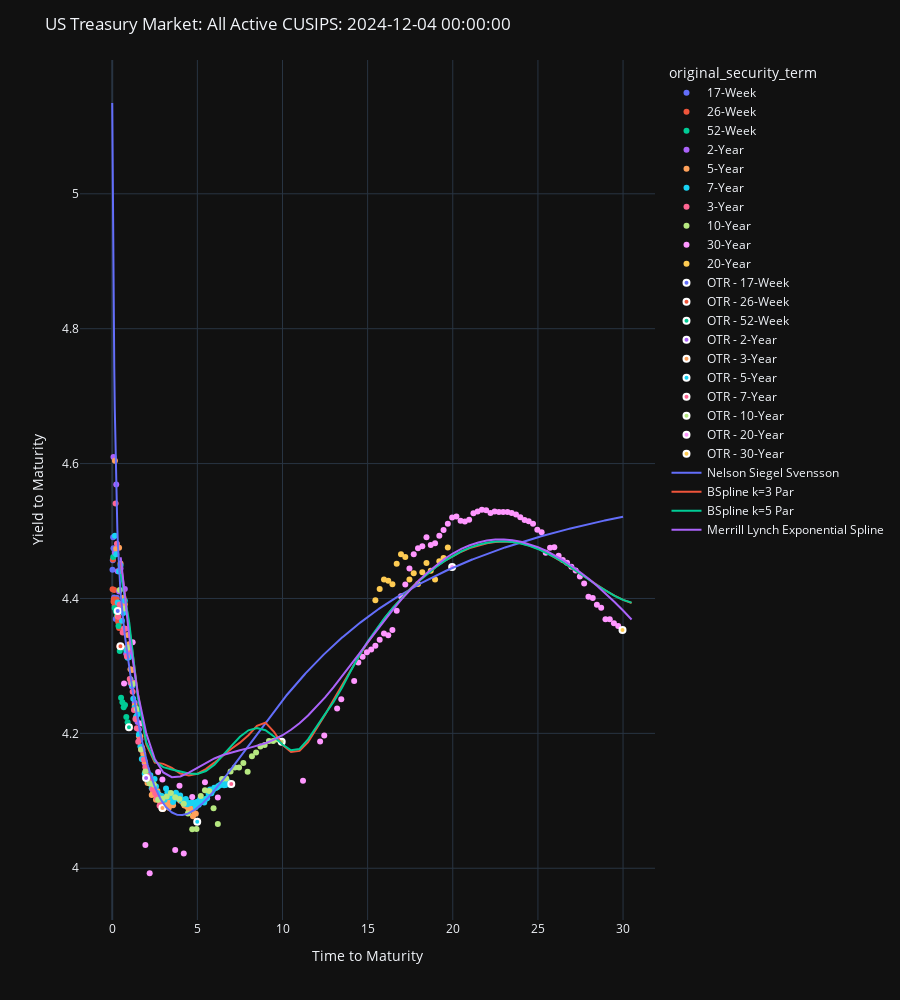

Notebook code cell kept with this figure:
### Code cell
plot_usts(
    curve_set_df=curve_set_df,
    ttm_col="time_to_maturity",
    ytm_col=f"eod_yield",
    hover_data=[
        "issue_date",
        "maturity_date",
        "cusip",
        "original_security_term",
        "ust_label",
        f"eod_price",
        "free_float",
    ],
    zero_curves=[(nss_func, "Nelson Siegel Svensson")],
    par_curves=[
        (fitted_bspline_k3, "BSpline k=3 Par"),
        (fitted_bspline_k5, "BSpline k=5 Par"),
        (mles_func, "Merrill Lynch Exponential Spline", True), # mles_func isnt a scipy-like func so enable True flag
    ],
    plot_par_model_residuals=True,
    title=f"US Treasury Market: All Active CUSIPS: {as_of_date}",
)

### Figure 1 — Plotly figure (JSON) as saved in the notebook; plotly's stock layout.template omitted (floating-point values rounded to 4 significant figures; data arrays with more than 128 entries replaced by an {"elided": "..."} marker saying what was removed)
{"data": [{"customdata": [["2024-11-12T00:00:00", "2024-12-10T00:00:00", "912797MN4", "17-Week", "nan% Dec-24", 99.94, 245700000.0], ["2024-11-19T00:00:00", "2024-12-17T00:00:00", "912797MP9", "17-Week", "nan% Dec-24", 99.85, 245700000.0], ["2024-11-26T00:00:00", "2024-12-24T00:00:00", "912797MQ7", "17-Week", "nan% Dec-24", 99.76, 245700000.0], ["2024-12-03T00:00:00", "2024-12-31T00:00:00", "912797MR5", "17-Week", "nan% Dec-24", 99.68, 200400000.0], ["2024-11-12T00:00:00", "2025-01-07T00:00:00", "912797MW4", "17-Week", "nan% Jan-25", 99.6, 150400000.0], ["2024-11-19T00:00:00", "2025-01-14T00:00:00", "912797MX2", "17-Week", "nan% Jan-25", 99.51, 150500000.0], ["2024-11-26T00:00:00", "2025-01-21T00:00:00", "912797MY0", "17-Week", "nan% Jan-25", 99.43, 150500000.0], ["2024-12-03T00:00:00", "2025-01-28T00:00:00", "912797MZ7", "17-Week", "nan% Jan-25", 99.35, 62200000.0], ["2024-10-08T00:00:00", "2025-02-04T00:00:00", "912797NF0", "17-Week", "nan% Feb-25", 99.26, 64200000.0], ["2024-10-15T00:00:00", "2025-02-11T00:00:00", "912797NG8", "17-Week", "nan% Feb-25", 99.18, 64210000.0], ["2024-10-22T00:00:00", "2025-02-18T00:00:00", "912797NH6", "17-Week", "nan% Feb-25", 99.1, 64200000.0], ["2024-10-29T00:00:00", "2025-02-25T00:00:00", "912797NJ2", "17-Week", "nan% Feb-25", 99.01, 64180000.0], ["2024-11-05T00:00:00", "2025-03-04T00:00:00", "912797NK9", "17-Week", "nan% Mar-25", 98.93, 64180000.0], ["2024-11-12T00:00:00", "2025-03-11T00:00:00", "912797NQ6", "17-Week", "nan% Mar-25", 98.84, 64190000.0], ["2024-11-19T00:00:00", "2025-03-18T00:00:00", "912797NR4", "17-Week", "nan% Mar-25", 98.76, 64190000.0], ["2024-11-26T00:00:00", "2025-03-25T00:00:00", "912797NS2", "17-Week", "nan% Mar-25", 98.68, 64190000.0]], "hovertemplate": "original_security_term=%{customdata[3]}<br>time_to_maturity=%{x}<br>eod_yield=%{y}<br>issue_date=%{customdata[0]}<br>maturity_date=%{customdata[1]}<br>cusip=%{customdata[2]}<br>ust_label=%{customdata[4]}<br>eod_price=%{customdata[5]}<br>free_float=%{customdata[6]}<extra></extra>", "legendgroup": "17-Week", "marker": {"color": "#636efa", "symbol": "circle"}, "mode": "markers", "name": "17-Week", "orientation": "v", "showlegend": true, "type": "scatter", "x": [0.01644, 0.03562, 0.05479, 0.07397, 0.09315, 0.1123, 0.1315, 0.1507, 0.1699, 0.189, 0.2082, 0.2274, 0.2466, 0.2658, 0.2849, 0.3041], "xaxis": "x", "y": [4.443, 4.457, 4.491, 4.474, 4.398, 4.401, 4.395, 4.389, 4.392, 4.396, 4.369, 4.394, 4.387, 4.401, 4.384, 4.388], "yaxis": "y"}, {"customdata": [["2024-09-12T00:00:00", "2024-12-12T00:00:00", "912797LP0", "26-Week", "nan% Dec-24", 99.91, 228400000.0], ["2024-09-19T00:00:00", "2024-12-19T00:00:00", "912797LQ8", "26-Week", "nan% Dec-24", 99.83, 226600000.0], ["2024-10-03T00:00:00", "2025-01-02T00:00:00", "912797LR6", "26-Week", "nan% Jan-25", 99.66, 238200000.0], ["2024-10-10T00:00:00", "2025-01-09T00:00:00", "912797LX3", "26-Week", "nan% Jan-25", 99.57, 239400000.0], ["2024-10-17T00:00:00", "2025-01-16T00:00:00", "912797LY1", "26-Week", "nan% Jan-25", 99.49, 160000000.0], ["2024-10-31T00:00:00", "2025-01-30T00:00:00", "912797LZ8", "26-Week", "nan% Jan-25", 99.32, 166400000.0], ["2024-11-07T00:00:00", "2025-02-06T00:00:00", "912797MJ3", "26-Week", "nan% Feb-25", 99.24, 163000000.0], ["2024-11-14T00:00:00", "2025-02-13T00:00:00", "912797MK0", "26-Week", "nan% Feb-25", 99.15, 164800000.0], ["2024-11-29T00:00:00", "2025-02-27T00:00:00", "912797ML8", "26-Week", "nan% Feb-25", 98.99, 161500000.0], ["2024-09-05T00:00:00", "2025-03-06T00:00:00", "912797MM6", "26-Week", "nan% Mar-25", 98.9, 70790000.0], ["2024-09-12T00:00:00", "2025-03-13T00:00:00", "912797MT1", "26-Week", "nan% Mar-25", 98.82, 70850000.0], ["2024-09-26T00:00:00", "2025-03-27T00:00:00", "912797MU8", "26-Week", "nan% Mar-25", 98.66, 70910000.0], ["2024-10-03T00:00:00", "2025-04-03T00:00:00", "912797MV6", "26-Week", "nan% Apr-25", 98.58, 76480000.0], ["2024-10-10T00:00:00", "2025-04-10T00:00:00", "912797NB9", "26-Week", "nan% Apr-25", 98.5, 75930000.0], ["2024-10-24T00:00:00", "2025-04-24T00:00:00", "912797NC7", "26-Week", "nan% Apr-25", 98.33, 76040000.0], ["2024-10-31T00:00:00", "2025-05-01T00:00:00", "912797ND5", "26-Week", "nan% May-25", 98.25, 79300000.0], ["2024-11-07T00:00:00", "2025-05-08T00:00:00", "912797NE3", "26-Week", "nan% May-25", 98.18, 77680000.0], ["2024-11-21T00:00:00", "2025-05-22T00:00:00", "912797NM5", "26-Week", "nan% May-25", 98.02, 77240000.0]], "hovertemplate": "original_security_term=%{customdata[3]}<br>time_to_maturity=%{x}<br>eod_yield=%{y}<br>issue_date=%{customdata[0]}<br>maturity_date=%{customdata[1]}<br>cusip=%{customdata[2]}<br>ust_label=%{customdata[4]}<br>eod_price=%{customdata[5]}<br>free_float=%{customdata[6]}<extra></extra>", "legendgroup": "26-Week", "marker": {"color": "#EF553B", "symbol": "circle"}, "mode": "markers", "name": "26-Week", "orientation": "v", "showlegend": true, "type": "scatter", "x": [0.02192, 0.0411, 0.07945, 0.09863, 0.1178, 0.1562, 0.1753, 0.1945, 0.2329, 0.2521, 0.2712, 0.3096, 0.3288, 0.3479, 0.3863, 0.4055, 0.4247, 0.463], "xaxis": "x", "y": [4.414, 4.458, 4.395, 4.399, 4.413, 4.39, 4.394, 4.397, 4.384, 4.398, 4.392, 4.379, 4.372, 4.366, 4.363, 4.356, 4.329, 4.326], "yaxis": "y"}, {"customdata": [["2024-09-26T00:00:00", "2024-12-26T00:00:00", "912796ZV4", "52-Week", "nan% Dec-24", 99.74, 313900000.0], ["2024-10-24T00:00:00", "2025-01-23T00:00:00", "912797JR9", "52-Week", "nan% Jan-25", 99.41, 208100000.0], ["2024-11-21T00:00:00", "2025-02-20T00:00:00", "912797KA4", "52-Week", "nan% Feb-25", 99.07, 211500000.0], ["2024-09-19T00:00:00", "2025-03-20T00:00:00", "912797KJ5", "52-Week", "nan% Mar-25", 98.74, 116300000.0], ["2024-10-17T00:00:00", "2025-04-17T00:00:00", "912797KS5", "52-Week", "nan% Apr-25", 98.42, 125400000.0], ["2024-11-14T00:00:00", "2025-05-15T00:00:00", "912797LB1", "52-Week", "nan% May-25", 98.1, 129100000.0], ["2024-06-13T00:00:00", "2025-06-12T00:00:00", "912797LN5", "52-Week", "nan% Jun-25", 97.82, 46970000.0], ["2024-07-11T00:00:00", "2025-07-10T00:00:00", "912797LW5", "52-Week", "nan% Jul-25", 97.5, 48580000.0], ["2024-08-08T00:00:00", "2025-08-07T00:00:00", "912797MG9", "52-Week", "nan% Aug-25", 97.2, 49680000.0], ["2024-09-05T00:00:00", "2025-09-04T00:00:00", "912797MH7", "52-Week", "nan% Sep-25", 96.88, 46520000.0], ["2024-10-03T00:00:00", "2025-10-02T00:00:00", "912797MS3", "52-Week", "nan% Oct-25", 96.59, 50980000.0], ["2024-10-31T00:00:00", "2025-10-30T00:00:00", "912797NA1", "52-Week", "nan% Oct-25", 96.29, 52860000.0]], "hovertemplate": "original_security_term=%{customdata[3]}<br>time_to_maturity=%{x}<br>eod_yield=%{y}<br>issue_date=%{customdata[0]}<br>maturity_date=%{customdata[1]}<br>cusip=%{customdata[2]}<br>ust_label=%{customdata[4]}<br>eod_price=%{customdata[5]}<br>free_float=%{customdata[6]}<extra></extra>", "legendgroup": "52-Week", "marker": {"color": "#00cc96", "symbol": "circle"}, "mode": "markers", "name": "52-Week", "orientation": "v", "showlegend": true, "type": "scatter", "x": [0.06027, 0.137, 0.2137, 0.2904, 0.3671, 0.4438, 0.5205, 0.5973, 0.674, 0.7507, 0.8274, 0.9041], "xaxis": "x", "y": [4.462, 4.386, 4.381, 4.375, 4.359, 4.322, 4.253, 4.246, 4.239, 4.242, 4.224, 4.216], "yaxis": "y"}, {"customdata": {"elided": "23x7 mixed values"}, "hovertemplate": "original_security_term=%{customdata[3]}<br>time_to_maturity=%{x}<br>eod_yield=%{y}<br>issue_date=%{customdata[0]}<br>maturity_date=%{customdata[1]}<br>cusip=%{customdata[2]}<br>ust_label=%{customdata[4]}<br>eod_price=%{customdata[5]}<br>free_float=%{customdata[6]}<extra></extra>", "legendgroup": "2-Year", "marker": {"color": "#ab63fa", "symbol": "circle"}, "mode": "markers", "name": "2-Year", "orientation": "v", "showlegend": true, "type": "scatter", "x": [0.07397, 0.1589, 0.2356, 0.3205, 0.4027, 0.4877, 0.5699, 0.6548, 0.7397, 0.8219, 0.9068, 0.989, 1.074, 1.159, 1.236, 1.321, 1.403, 1.488, 1.57, 1.655, 1.74, 1.822, 1.907], "xaxis": "x", "y": [4.61, 4.468, 4.569, 4.44, 4.411, 4.444, 4.39, 4.391, 4.414, 4.318, 4.314, 4.318, 4.275, 4.269, 4.274, 4.245, 4.221, 4.217, 4.206, 4.191, 4.178, 4.162, 4.156], "yaxis": "y"}, {"customdata": {"elided": "57x7 mixed values"}, "hovertemplate": "original_security_term=%{customdata[3]}<br>time_to_maturity=%{x}<br>eod_yield=%{y}<br>issue_date=%{customdata[0]}<br>maturity_date=%{customdata[1]}<br>cusip=%{customdata[2]}<br>ust_label=%{customdata[4]}<br>eod_price=%{customdata[5]}<br>free_float=%{customdata[6]}<extra></extra>", "legendgroup": "5-Year", "marker": {"color": "#FFA15A", "symbol": "circle"}, "mode": "markers", "name": "5-Year", "orientation": "v", "showlegend": true, "type": "scatter", "x": [0.1589, 0.2356, 0.3205, 0.4027, 0.4877, 0.5699, 0.6548, 0.7397, 0.8219, 0.9068, 0.989, 1.074, 1.159, 1.236, 1.321, 1.403, 1.488, 1.57, 1.655, 1.74, 1.822, 1.907, 1.989, 2.074, 2.236, 2.321, 2.403, 2.488, 2.57, 2.655, 2.74, 2.822, 2.907, 2.989, 3.074, 3.159, 3.238, 3.323, 3.405, 3.49, 3.573, 3.658, 3.742, 3.825, 3.91, 3.992, 4.077, 4.162, 4.238, 4.323, 4.405, 4.49, 4.573, 4.658, 4.742, 4.825, 4.91], "xaxis": "x", "y": [4.604, 4.474, 4.374, 4.475, 4.452, 4.392, 4.401, 4.391, 4.326, 4.346, 4.332, 4.295, 4.294, 4.275, 4.241, 4.223, 4.234, 4.196, 4.195, 4.179, 4.17, 4.158, 4.146, 4.126, 4.133, 4.109, 4.113, 4.12, 4.102, 4.115, 4.109, 4.098, 4.088, 4.088, 4.092, 4.094, 4.101, 4.09, 4.094, 4.101, 4.093, 4.104, 4.108, 4.104, 4.103, 4.1, 4.102, 4.097, 4.093, 4.099, 4.091, 4.084, 4.09, 4.087, 4.077, 4.082, 4.081], "yaxis": "y"}, {"customdata": {"elided": "82x7 mixed values"}, "hovertemplate": "original_security_term=%{customdata[3]}<br>time_to_maturity=%{x}<br>eod_yield=%{y}<br>issue_date=%{customdata[0]}<br>maturity_date=%{customdata[1]}<br>cusip=%{customdata[2]}<br>ust_label=%{customdata[4]}<br>eod_price=%{customdata[5]}<br>free_float=%{customdata[6]}<extra></extra>", "legendgroup": "7-Year", "marker": {"color": "#19d3f3", "symbol": "circle"}, "mode": "markers", "name": "7-Year", "orientation": "v", "showlegend": true, "type": "scatter", "x": [0.1589, 0.2356, 0.3205, 0.4027, 0.4877, 0.5699, 0.6548, 0.7397, 0.8219, 0.9068, 0.989, 1.074, 1.159, 1.236, 1.321, 1.403, 1.488, 1.57, 1.655, 1.74, 1.822, 1.907, 1.989, 2.074, 2.159, 2.236, 2.321, 2.403, 2.488, 2.57, 2.655, 2.74, 2.822, 2.907, 2.989, 3.074, 3.159, 3.238, 3.323, 3.405, 3.49, 3.573, 3.658, 3.742, 3.825, 3.91, 3.992, 4.077, 4.162, 4.238, 4.323, 4.405, 4.49, 4.573, 4.658, 4.742, 4.825, 4.91, 4.992, 5.077, 5.162, 5.238, 5.323, 5.405, 5.49, 5.573, 5.658, 5.742, 5.825, 5.91, 5.992, 6.077, 6.162, 6.238, 6.323, 6.405, 6.49, 6.573, 6.658, 6.742, 6.825, 6.91], "xaxis": "x", "y": [4.493, 4.466, 4.394, 4.44, 4.449, 4.367, 4.379, 4.397, 4.324, 4.312, 4.313, 4.28, 4.271, 4.251, 4.238, 4.225, 4.228, 4.198, 4.181, 4.162, 4.162, 4.14, 4.14, 4.134, 4.13, 4.138, 4.119, 4.126, 4.132, 4.121, 4.112, 4.108, 4.107, 4.107, 4.105, 4.101, 4.118, 4.112, 4.105, 4.11, 4.105, 4.098, 4.103, 4.112, 4.104, 4.103, 4.108, 4.1, 4.102, 4.096, 4.103, 4.095, 4.097, 4.096, 4.097, 4.098, 4.096, 4.091, 4.099, 4.094, 4.102, 4.098, 4.098, 4.097, 4.103, 4.104, 4.111, 4.117, 4.111, 4.116, 4.119, 4.119, 4.12, 4.122, 4.123, 4.125, 4.132, 4.123, 4.123, 4.129, 4.127, 4.124], "yaxis": "y"}, {"customdata": {"elided": "33x7 mixed values"}, "hovertemplate": "original_security_term=%{customdata[3]}<br>time_to_maturity=%{x}<br>eod_yield=%{y}<br>issue_date=%{customdata[0]}<br>maturity_date=%{customdata[1]}<br>cusip=%{customdata[2]}<br>ust_label=%{customdata[4]}<br>eod_price=%{customdata[5]}<br>free_float=%{customdata[6]}<extra></extra>", "legendgroup": "3-Year", "marker": {"color": "#FF6692", "symbol": "circle"}, "mode": "markers", "name": "3-Year", "orientation": "v", "showlegend": true, "type": "scatter", "x": [0.2, 0.2767, 0.3616, 0.4438, 0.5288, 0.611, 0.6959, 0.7808, 0.863, 0.9479, 1.03, 1.115, 1.2, 1.277, 1.362, 1.444, 1.529, 1.611, 1.696, 1.781, 1.863, 1.948, 2.03, 2.115, 2.2, 2.277, 2.362, 2.444, 2.529, 2.611, 2.696, 2.781, 2.863], "xaxis": "x", "y": [4.541, 4.481, 4.373, 4.391, 4.386, 4.35, 4.355, 4.355, 4.314, 4.324, 4.28, 4.275, 4.262, 4.234, 4.221, 4.208, 4.187, 4.191, 4.176, 4.176, 4.161, 4.15, 4.147, 4.137, 4.135, 4.129, 4.117, 4.118, 4.111, 4.104, 4.105, 4.093, 4.094], "yaxis": "y"}, {"customdata": {"elided": "38x7 mixed values"}, "hovertemplate": "original_security_term=%{customdata[3]}<br>time_to_maturity=%{x}<br>eod_yield=%{y}<br>issue_date=%{customdata[0]}<br>maturity_date=%{customdata[1]}<br>cusip=%{customdata[2]}<br>ust_label=%{customdata[4]}<br>eod_price=%{customdata[5]}<br>free_float=%{customdata[6]}<extra></extra>", "legendgroup": "10-Year", "marker": {"color": "#B6E880", "symbol": "circle"}, "mode": "markers", "name": "10-Year", "orientation": "v", "showlegend": true, "type": "scatter", "x": [0.4438, 0.6959, 0.9479, 1.2, 1.444, 1.696, 1.948, 2.2, 2.444, 2.696, 2.948, 3.2, 3.447, 3.699, 3.951, 4.203, 4.447, 4.699, 4.951, 5.203, 5.447, 5.699, 5.951, 6.203, 6.447, 6.699, 6.951, 7.203, 7.449, 7.701, 7.953, 8.205, 8.449, 8.701, 8.953, 9.205, 9.449, 9.701], "xaxis": "x", "y": [4.412, 4.385, 4.327, 4.273, 4.236, 4.176, 4.144, 4.126, 4.124, 4.102, 4.103, 4.106, 4.112, 4.105, 4.103, 4.096, 4.081, 4.058, 4.058, 4.107, 4.116, 4.114, 4.089, 4.066, 4.132, 4.133, 4.144, 4.149, 4.149, 4.156, 4.143, 4.166, 4.172, 4.181, 4.183, 4.189, 4.189, 4.191], "yaxis": "y"}, {"customdata": {"elided": "81x7 mixed values"}, "hovertemplate": "original_security_term=%{customdata[3]}<br>time_to_maturity=%{x}<br>eod_yield=%{y}<br>issue_date=%{customdata[0]}<br>maturity_date=%{customdata[1]}<br>cusip=%{customdata[2]}<br>ust_label=%{customdata[4]}<br>eod_price=%{customdata[5]}<br>free_float=%{customdata[6]}<extra></extra>", "legendgroup": "30-Year", "marker": {"color": "#FF97FF", "symbol": "circle"}, "mode": "markers", "name": "30-Year", "orientation": "v", "showlegend": true, "type": "scatter", "x": [0.6959, 1.2, 1.696, 1.948, 2.2, 2.696, 2.948, 3.699, 3.951, 4.203, 4.699, 5.447, 6.203, 11.21, 12.21, 12.45, 13.21, 13.45, 14.21, 14.45, 14.7, 14.96, 15.21, 15.45, 15.71, 15.96, 16.21, 16.45, 16.71, 16.96, 17.21, 17.45, 17.71, 17.96, 18.21, 18.45, 18.71, 18.96, 19.21, 19.46, 19.71, 19.96, 20.21, 20.46, 20.71, 20.96, 21.21, 21.46, 21.71, 21.96, 22.21, 22.46, 22.71, 22.96, 23.21, 23.46, 23.71, 23.96, 24.22, 24.46, 24.71, 24.96, 25.22, 25.46, 25.71, 25.96, 26.22, 26.46, 26.71, 26.96, 27.22, 27.46, 27.72, 27.97, 28.22, 28.46, 28.72, 28.97, 29.22, 29.46, 29.72], "xaxis": "x", "y": [4.274, 4.335, 4.215, 4.034, 3.993, 4.143, 4.132, 4.027, 4.122, 4.022, 4.106, 4.128, 4.105, 4.13, 4.188, 4.197, 4.237, 4.25, 4.278, 4.305, 4.314, 4.32, 4.324, 4.33, 4.339, 4.348, 4.346, 4.353, 4.382, 4.403, 4.421, 4.444, 4.466, 4.475, 4.477, 4.491, 4.479, 4.482, 4.493, 4.502, 4.511, 4.52, 4.522, 4.515, 4.514, 4.517, 4.526, 4.529, 4.532, 4.531, 4.527, 4.529, 4.528, 4.528, 4.528, 4.527, 4.524, 4.521, 4.516, 4.514, 4.511, 4.502, 4.498, 4.468, 4.475, 4.476, 4.463, 4.457, 4.453, 4.447, 4.441, 4.433, 4.422, 4.402, 4.401, 4.391, 4.386, 4.369, 4.369, 4.363, 4.359], "yaxis": "y"}, {"customdata": [["2020-07-31T00:00:00", "2040-05-15T00:00:00", "912810SR0", "20-Year", "1.125% May-40", 63.59, 60020000.0], ["2020-11-02T00:00:00", "2040-08-15T00:00:00", "912810SQ2", "20-Year", "1.125% Aug-40", 63.03, 76160000.0], ["2021-02-01T00:00:00", "2040-11-15T00:00:00", "912810ST6", "20-Year", "1.375% Nov-40", 65.34, 85380000.0], ["2021-04-30T00:00:00", "2041-02-15T00:00:00", "912810SW9", "20-Year", "1.875% Feb-41", 70.72, 89450000.0], ["2021-08-02T00:00:00", "2041-05-15T00:00:00", "912810SY5", "20-Year", "2.250% May-41", 74.81, 82650000.0], ["2021-11-01T00:00:00", "2041-08-15T00:00:00", "912810TA6", "20-Year", "1.750% Aug-41", 68.41, 83120000.0], ["2022-01-31T00:00:00", "2041-11-15T00:00:00", "912810TC2", "20-Year", "2.000% Nov-41", 70.91, 70140000.0], ["2022-05-02T00:00:00", "2042-02-15T00:00:00", "912810TF5", "20-Year", "2.375% Feb-42", 75.12, 58640000.0], ["2022-08-01T00:00:00", "2042-05-15T00:00:00", "912810TH1", "20-Year", "3.250% May-42", 85.78, 49240000.0], ["2022-10-31T00:00:00", "2042-08-15T00:00:00", "912810TK4", "20-Year", "3.375% Aug-42", 87.06, 40690000.0], ["2023-01-31T00:00:00", "2042-11-15T00:00:00", "912810TM0", "20-Year", "4.000% Nov-42", 94.81, 40600000.0], ["2023-05-01T00:00:00", "2043-02-15T00:00:00", "912810TQ1", "20-Year", "3.875% Feb-43", 93, 43560000.0], ["2023-07-31T00:00:00", "2043-05-15T00:00:00", "912810TS7", "20-Year", "3.875% May-43", 92.78, 41650000.0], ["2023-10-31T00:00:00", "2043-08-15T00:00:00", "912810TU2", "20-Year", "4.375% Aug-43", 99.16, 43650000.0], ["2024-01-31T00:00:00", "2043-11-15T00:00:00", "912810TW8", "20-Year", "4.750% Nov-43", 104.1, 42180000.0], ["2024-04-30T00:00:00", "2044-02-15T00:00:00", "912810TZ1", "20-Year", "4.500% Feb-44", 100.6, 42720000.0], ["2024-07-31T00:00:00", "2044-05-15T00:00:00", "912810UB2", "20-Year", "4.625% May-44", 102.1, 44110000.0], ["2024-10-31T00:00:00", "2044-08-15T00:00:00", "912810UD8", "20-Year", "4.125% Aug-44", 95.44, 43760000.0]], "hovertemplate": "original_security_term=%{customdata[3]}<br>time_to_maturity=%{x}<br>eod_yield=%{y}<br>issue_date=%{customdata[0]}<br>maturity_date=%{customdata[1]}<br>cusip=%{customdata[2]}<br>ust_label=%{customdata[4]}<br>eod_price=%{customdata[5]}<br>free_float=%{customdata[6]}<extra></extra>", "legendgroup": "20-Year", "marker": {"color": "#FECB52", "symbol": "circle"}, "mode": "markers", "name": "20-Year", "orientation": "v", "showlegend": true, "type": "scatter", "x": [15.45, 15.71, 15.96, 16.21, 16.45, 16.71, 16.96, 17.21, 17.45, 17.71, 17.96, 18.21, 18.45, 18.71, 18.96, 19.21, 19.46, 19.71], "xaxis": "x", "y": [4.397, 4.414, 4.428, 4.426, 4.421, 4.451, 4.466, 4.461, 4.428, 4.437, 4.421, 4.439, 4.453, 4.441, 4.428, 4.455, 4.46, 4.476], "yaxis": "y"}, {"customdata": [["2024-12-03T00:00:00", "2025-04-01T00:00:00", "912797NT0", "OTR - 17-Week", "nan% Apr-25", 98.6, 0]], "hovertemplate": "original_security_term=%{customdata[3]}<br>time_to_maturity=%{x}<br>eod_yield=%{y}<br>issue_date=%{customdata[0]}<br>maturity_date=%{customdata[1]}<br>cusip=%{customdata[2]}<br>ust_label=%{customdata[4]}<br>eod_price=%{customdata[5]}<br>free_float=%{customdata[6]}<extra></extra>", "legendgroup": "OTR - 17-Week", "marker": {"color": "#636efa", "line": {"color": "white", "width": 2}, "symbol": "circle"}, "mode": "markers", "name": "OTR - 17-Week", "orientation": "v", "showlegend": true, "type": "scatter", "x": [0.3233], "xaxis": "x", "y": [4.382], "yaxis": "y"}, {"customdata": [["2024-11-29T00:00:00", "2025-05-29T00:00:00", "912797NN3", "OTR - 26-Week", "nan% May-25", 97.94, 0]], "hovertemplate": "original_security_term=%{customdata[3]}<br>time_to_maturity=%{x}<br>eod_yield=%{y}<br>issue_date=%{customdata[0]}<br>maturity_date=%{customdata[1]}<br>cusip=%{customdata[2]}<br>ust_label=%{customdata[4]}<br>eod_price=%{customdata[5]}<br>free_float=%{customdata[6]}<extra></extra>", "legendgroup": "OTR - 26-Week", "marker": {"color": "#EF553B", "line": {"color": "white", "width": 2}, "symbol": "circle"}, "mode": "markers", "name": "OTR - 26-Week", "orientation": "v", "showlegend": true, "type": "scatter", "x": [0.4822], "xaxis": "x", "y": [4.329], "yaxis": "y"}, {"customdata": [["2024-11-29T00:00:00", "2025-11-28T00:00:00", "912797NL7", "OTR - 52-Week", "nan% Nov-25", 95.98, 0]], "hovertemplate": "original_security_term=%{customdata[3]}<br>time_to_maturity=%{x}<br>eod_yield=%{y}<br>issue_date=%{customdata[0]}<br>maturity_date=%{customdata[1]}<br>cusip=%{customdata[2]}<br>ust_label=%{customdata[4]}<br>eod_price=%{customdata[5]}<br>free_float=%{customdata[6]}<extra></extra>", "legendgroup": "OTR - 52-Week", "marker": {"color": "#00cc96", "line": {"color": "white", "width": 2}, "symbol": "circle"}, "mode": "markers", "name": "OTR - 52-Week", "orientation": "v", "showlegend": true, "type": "scatter", "x": [0.9836], "xaxis": "x", "y": [4.209], "yaxis": "y"}, {"customdata": [["2024-12-02T00:00:00", "2026-11-30T00:00:00", "91282CLY5", "OTR - 2-Year", "4.250% Nov-26", 100.2, 0]], "hovertemplate": "original_security_term=%{customdata[3]}<br>time_to_maturity=%{x}<br>eod_yield=%{y}<br>issue_date=%{customdata[0]}<br>maturity_date=%{customdata[1]}<br>cusip=%{customdata[2]}<br>ust_label=%{customdata[4]}<br>eod_price=%{customdata[5]}<br>free_float=%{customdata[6]}<extra></extra>", "legendgroup": "OTR - 2-Year", "marker": {"color": "#ab63fa", "line": {"color": "white", "width": 2}, "symbol": "circle"}, "mode": "markers", "name": "OTR - 2-Year", "orientation": "v", "showlegend": true, "type": "scatter", "x": [1.989], "xaxis": "x", "y": [4.134], "yaxis": "y"}, {"customdata": [["2024-11-15T00:00:00", "2027-11-15T00:00:00", "91282CLX7", "OTR - 3-Year", "4.125% Nov-27", 100.1, 72080000.0]], "hovertemplate": "original_security_term=%{customdata[3]}<br>time_to_maturity=%{x}<br>eod_yield=%{y}<br>issue_date=%{customdata[0]}<br>maturity_date=%{customdata[1]}<br>cusip=%{customdata[2]}<br>ust_label=%{customdata[4]}<br>eod_price=%{customdata[5]}<br>free_float=%{customdata[6]}<extra></extra>", "legendgroup": "OTR - 3-Year", "marker": {"color": "#FFA15A", "line": {"color": "white", "width": 2}, "symbol": "circle"}, "mode": "markers", "name": "OTR - 3-Year", "orientation": "v", "showlegend": true, "type": "scatter", "x": [2.948], "xaxis": "x", "y": [4.089], "yaxis": "y"}, {"customdata": [["2024-12-02T00:00:00", "2029-11-30T00:00:00", "91282CMA6", "OTR - 5-Year", "4.125% Nov-29", 100.2, 0]], "hovertemplate": "original_security_term=%{customdata[3]}<br>time_to_maturity=%{x}<br>eod_yield=%{y}<br>issue_date=%{customdata[0]}<br>maturity_date=%{customdata[1]}<br>cusip=%{customdata[2]}<br>ust_label=%{customdata[4]}<br>eod_price=%{customdata[5]}<br>free_float=%{customdata[6]}<extra></extra>", "legendgroup": "OTR - 5-Year", "marker": {"color": "#19d3f3", "line": {"color": "white", "width": 2}, "symbol": "circle"}, "mode": "markers", "name": "OTR - 5-Year", "orientation": "v", "showlegend": true, "type": "scatter", "x": [4.992], "xaxis": "x", "y": [4.069], "yaxis": "y"}, {"customdata": [["2024-12-02T00:00:00", "2031-11-30T00:00:00", "91282CLZ2", "OTR - 7-Year", "4.125% Nov-31", 100, 0]], "hovertemplate": "original_security_term=%{customdata[3]}<br>time_to_maturity=%{x}<br>eod_yield=%{y}<br>issue_date=%{customdata[0]}<br>maturity_date=%{customdata[1]}<br>cusip=%{customdata[2]}<br>ust_label=%{customdata[4]}<br>eod_price=%{customdata[5]}<br>free_float=%{customdata[6]}<extra></extra>", "legendgroup": "OTR - 7-Year", "marker": {"color": "#FF6692", "line": {"color": "white", "width": 2}, "symbol": "circle"}, "mode": "markers", "name": "OTR - 7-Year", "orientation": "v", "showlegend": true, "type": "scatter", "x": [6.992], "xaxis": "x", "y": [4.125], "yaxis": "y"}, {"customdata": [["2024-11-15T00:00:00", "2034-11-15T00:00:00", "91282CLW9", "OTR - 10-Year", "4.250% Nov-34", 100.5, 52200000.0]], "hovertemplate": "original_security_term=%{customdata[3]}<br>time_to_maturity=%{x}<br>eod_yield=%{y}<br>issue_date=%{customdata[0]}<br>maturity_date=%{customdata[1]}<br>cusip=%{customdata[2]}<br>ust_label=%{customdata[4]}<br>eod_price=%{customdata[5]}<br>free_float=%{customdata[6]}<extra></extra>", "legendgroup": "OTR - 10-Year", "marker": {"color": "#B6E880", "line": {"color": "white", "width": 2}, "symbol": "circle"}, "mode": "markers", "name": "OTR - 10-Year", "orientation": "v", "showlegend": true, "type": "scatter", "x": [9.953], "xaxis": "x", "y": [4.187], "yaxis": "y"}, {"customdata": [["2024-12-02T00:00:00", "2044-11-15T00:00:00", "912810UF3", "OTR - 20-Year", "4.625% Nov-44", 102.3, 0]], "hovertemplate": "original_security_term=%{customdata[3]}<br>time_to_maturity=%{x}<br>eod_yield=%{y}<br>issue_date=%{customdata[0]}<br>maturity_date=%{customdata[1]}<br>cusip=%{customdata[2]}<br>ust_label=%{customdata[4]}<br>eod_price=%{customdata[5]}<br>free_float=%{customdata[6]}<extra></extra>", "legendgroup": "OTR - 20-Year", "marker": {"color": "#FF97FF", "line": {"color": "white", "width": 2}, "symbol": "circle"}, "mode": "markers", "name": "OTR - 20-Year", "orientation": "v", "showlegend": true, "type": "scatter", "x": [19.96], "xaxis": "x", "y": [4.447], "yaxis": "y"}, {"customdata": [["2024-11-15T00:00:00", "2054-11-15T00:00:00", "912810UE6", "OTR - 30-Year", "4.500% Nov-54", 102.4, 31070000.0]], "hovertemplate": "original_security_term=%{customdata[3]}<br>time_to_maturity=%{x}<br>eod_yield=%{y}<br>issue_date=%{customdata[0]}<br>maturity_date=%{customdata[1]}<br>cusip=%{customdata[2]}<br>ust_label=%{customdata[4]}<br>eod_price=%{customdata[5]}<br>free_float=%{customdata[6]}<extra></extra>", "legendgroup": "OTR - 30-Year", "marker": {"color": "#FECB52", "line": {"color": "white", "width": 2}, "symbol": "circle"}, "mode": "markers", "name": "OTR - 30-Year", "orientation": "v", "showlegend": true, "type": "scatter", "x": [29.97], "xaxis": "x", "y": [4.353], "yaxis": "y"}, {"mode": "lines", "name": "Nelson Siegel Svensson", "type": "scatter", "x": {"elided": "1000 float values"}, "y": {"elided": "1000 float values"}}, {"mode": "lines", "name": "BSpline k=3 Par", "type": "scatter", "x": [0.5, 1, 1.5, 2, 2.5, 3, 3.5, 4, 4.5, 5, 5.5, 6, 6.5, 7, 7.5, 8, 8.5, 9, 9.5, 10, 10.5, 11, 11.5, 12, 12.5, 13, 13.5, 14, 14.5, 15, 15.5, 16, 16.5, 17, 17.5, 18, 18.5, 19, 19.5, 20, 20.5, 21, 21.5, 22, 22.5, 23, 23.5, 24, 24.5, 25, 25.5, 26, 26.5, 27, 27.5, 28, 28.5, 29, 29.5, 30, 30.5], "y": [4.453, 4.356, 4.26, 4.184, 4.157, 4.155, 4.149, 4.141, 4.138, 4.14, 4.147, 4.157, 4.167, 4.177, 4.186, 4.197, 4.211, 4.216, 4.202, 4.183, 4.172, 4.174, 4.187, 4.206, 4.228, 4.25, 4.272, 4.294, 4.315, 4.335, 4.353, 4.371, 4.386, 4.401, 4.414, 4.426, 4.437, 4.447, 4.455, 4.463, 4.469, 4.475, 4.479, 4.482, 4.484, 4.484, 4.484, 4.482, 4.479, 4.474, 4.468, 4.461, 4.453, 4.445, 4.436, 4.428, 4.419, 4.411, 4.404, 4.398, 4.393]}, {"mode": "lines", "name": "BSpline k=5 Par", "type": "scatter", "x": [0.5, 1, 1.5, 2, 2.5, 3, 3.5, 4, 4.5, 5, 5.5, 6, 6.5, 7, 7.5, 8, 8.5, 9, 9.5, 10, 10.5, 11, 11.5, 12, 12.5, 13, 13.5, 14, 14.5, 15, 15.5, 16, 16.5, 17, 17.5, 18, 18.5, 19, 19.5, 20, 20.5, 21, 21.5, 22, 22.5, 23, 23.5, 24, 24.5, 25, 25.5, 26, 26.5, 27, 27.5, 28, 28.5, 29, 29.5, 30, 30.5], "y": [4.436, 4.364, 4.254, 4.187, 4.159, 4.15, 4.146, 4.143, 4.14, 4.14, 4.144, 4.153, 4.167, 4.182, 4.195, 4.205, 4.208, 4.205, 4.195, 4.183, 4.175, 4.177, 4.191, 4.211, 4.229, 4.247, 4.268, 4.292, 4.315, 4.336, 4.355, 4.371, 4.387, 4.401, 4.414, 4.426, 4.436, 4.446, 4.455, 4.463, 4.47, 4.475, 4.48, 4.483, 4.484, 4.485, 4.484, 4.482, 4.478, 4.473, 4.468, 4.461, 4.453, 4.445, 4.437, 4.428, 4.419, 4.411, 4.404, 4.398, 4.394]}, {"mode": "lines", "name": "Merrill Lynch Exponential Spline", "type": "scatter", "x": [0.5, 1, 1.5, 2, 2.5, 3, 3.5, 4, 4.5, 5, 5.5, 6, 6.5, 7, 7.5, 8, 8.5, 9, 9.5, 10, 10.5, 11, 11.5, 12, 12.5, 13, 13.5, 14, 14.5, 15, 15.5, 16, 16.5, 17, 17.5, 18, 18.5, 19, 19.5, 20, 20.5, 21, 21.5, 22, 22.5, 23, 23.5, 24, 24.5, 25, 25.5, 26, 26.5, 27, 27.5, 28, 28.5, 29, 29.5, 30, 30.5], "y": [4.461, 4.344, 4.26, 4.2, 4.162, 4.142, 4.135, 4.136, 4.142, 4.149, 4.156, 4.163, 4.168, 4.172, 4.175, 4.178, 4.181, 4.185, 4.191, 4.197, 4.205, 4.215, 4.226, 4.239, 4.253, 4.269, 4.285, 4.301, 4.318, 4.335, 4.352, 4.368, 4.384, 4.399, 4.413, 4.426, 4.438, 4.449, 4.459, 4.467, 4.473, 4.479, 4.483, 4.486, 4.487, 4.487, 4.486, 4.484, 4.481, 4.476, 4.471, 4.464, 4.457, 4.448, 4.439, 4.429, 4.418, 4.407, 4.395, 4.382, 4.369]}], "layout": {"height": 1000, "legend": {"title": {"text": "original_security_term"}, "tracegroupgap": 0}, "margin": {"t": 60}, "showlegend": true, "title": {"text": "US Treasury Market: All Active CUSIPS: 2024-12-04 00:00:00"}, "xaxis": {"anchor": "y", "domain": [0, 1], "showspikes": true, "spikecolor": "white", "spikemode": "across", "spikesnap": "cursor", "title": {"text": "Time to Maturity"}}, "yaxis": {"anchor": "x", "domain": [0, 1], "showspikes": true, "spikecolor": "white", "spikesnap": "cursor", "spikethickness": 0.5, "title": {"text": "Yield to Maturity"}}}}
